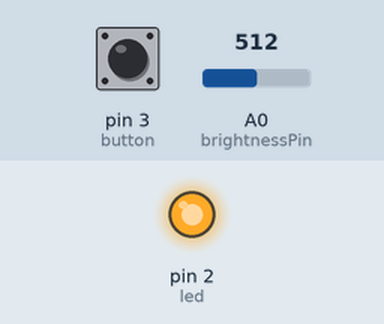
Simulated run of this sketch. Board: Arduino Uno, built with avr-gcc and run on an emulated ATmega328P. On the bench: output pins drawn as LEDs (lit = HIGH). Inputs (shaded band) come from the test bench; at power-on: A0 (brightnessPin) = 512, pin 3 (button) HIGH.

Above: at 1.2 s.
1.3 s: A0 (brightnessPin) set to 499
At 1.9 s:
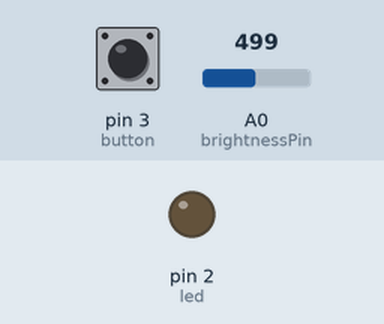
2.8 s: A0 (brightnessPin) set to 716
At 3.6 s:
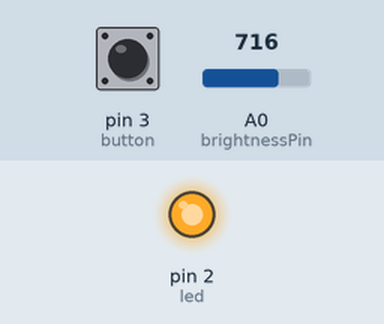
4.3 s: A0 (brightnessPin) set to 511
At 5.7 s:
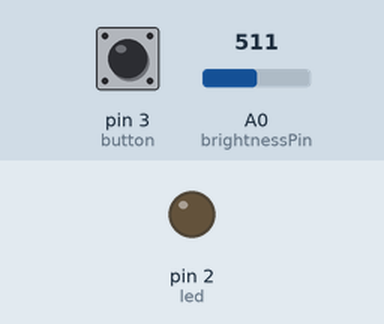
Timing chart, 0 to 7.3 s (numbered marks = the images above; inputs shaded):
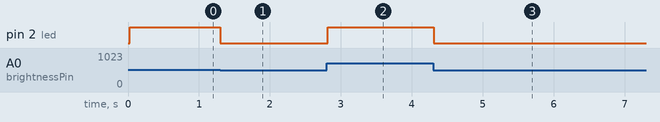

The sketch:

led-on-off-potencjometer.ino
```cpp
int buttonState = 0;
int led = 2;
int button = 3;
int lastClick;
  int debounce = 20;
  int ledState;
  int lastButtonState;
  int brightnessPin = A0;
void setup() {
  pinMode(led, OUTPUT);
  pinMode(button, INPUT_PULLUP);
  pinMode(brightnessPin, INPUT);
}

void loop() {
  int buttonState = digitalRead(button);
  int brightness = analogRead(brightnessPin) / 4;
  if((millis() - lastClick) > debounce)
  {
    lastClick = millis();
    if(buttonState == 1 && lastButtonState == 0)
    {
      lastButtonState = 1;
      ledState =! ledState;
    }
    if(buttonState == 0 && lastButtonState == 1)
    {
      lastButtonState = 0;
    }
    analogWrite(led, brightness * ledState);
  }
}
```

Measured:
- the behaviour switches between 512 and 511 on A0 (brightnessPin) (found by bisection; images 0 and 1)
- after the input at 1.3 s, pin 2 (led): HIGH → LOW at once
- after the input at 2.8 s, pin 2 (led): LOW → HIGH at once
- after the input at 4.3 s, pin 2 (led): HIGH → LOW at once
